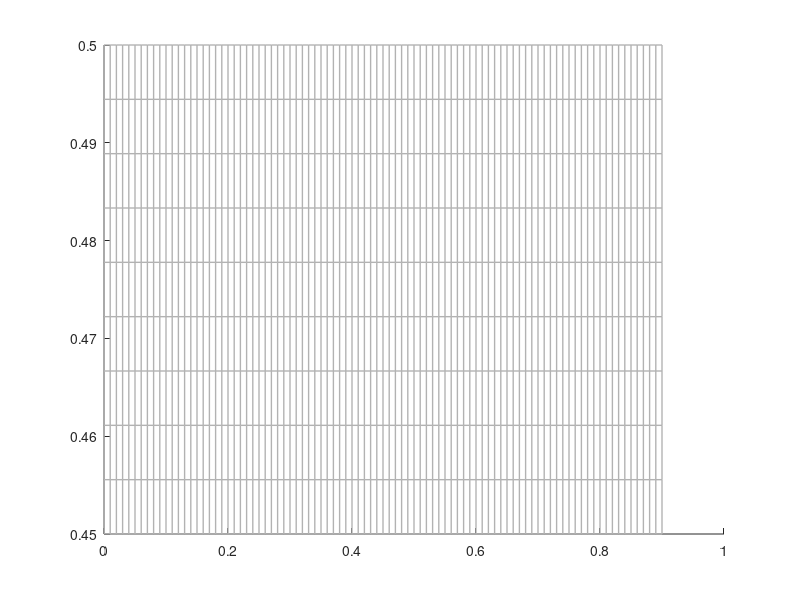

The MATLAB script that drew this image: (Note: this script raises an error after producing the figure.)
% Francois-Xavier Duclos 261050648
% 535 Project

%% ------- Step 0: Variable identification -------

gamma = 1.4;
k_gamma = (gamma / (gamma - 1));
R_constant = 287;

r_h = 0.45;              % Hub radius (minimum r value)
r_s = 0.5;               % Shroud radius (maximum r value)
C_x_inlet = 136;
rho_inlet = 1.5;
T_inlet_static = 25 + 273.15;
A_inlet = pi * (r_s^2 - r_h^2);                     
c_p = 1005;
alpha = 30;                         % Angle for rC_theta calculation in degrees
tan_alpha = tan(deg2rad(alpha));    % Convert angle to radians and calculate tangent

N = 6000 * (2*pi)/60; % [rad/s]

delta_rC_theta_hub = 82.3; % [m^2/s]
delta_rC_theta_shroud = 84.4; % [m^2/s]

%% ------- Step 1: Grid -------

blade_width = 0.1;      % Blade width (Specified for this system)

% Define the x and r range based on blade width
widths_before_rotor = 4;     % Ensure 4 blade widths before rotor
widths_after_rotor = 4;      % Ensure 4 blade widths before rotor

% Define size of the grid
x_min = 0;               
x_max = (widths_before_rotor + widths_after_rotor + 1) * blade_width;
num_points_rotor = 10;        % Number of grid points within blade
num_points_x = 1+num_points_rotor*(widths_before_rotor+widths_after_rotor+1); % Ensure LE, TE sit exactly on grid point

x_values = linspace(x_min, x_max, num_points_x);
dx = x_values(2) - x_values(1); % Spacing in the x direction
dr = dx; % Spacing in the r direction
num_points_r = blade_width/dr;


% Generate grid points in x and r directions
r_values = linspace(r_h, r_s, num_points_r);


% Create mesh grid for x and r coordinates
[X, R] = meshgrid(x_values, r_values);

% 2D plot to visualize grid
% %{
figure;
hold on;

plot(X, R, 'Color', [0.7, 0.7, 0.7], 'LineWidth', 1);    % Horizontal grid lines
plot(X', R', 'Color', [0.7, 0.7, 0.7], 'LineWidth', 1);  % Vertical grid lines

% Add vertical lines indicating rotor LE and TE
xline(widths_before_rotor*blade_width, 'r--', 'LineWidth', 2);
xline((widths_before_rotor+1)*blade_width, 'r--', 'LineWidth', 2);

% Set labels and title
xlabel('Width');
ylabel('Radius');
title('Grid for Finite Difference Calculation');

% Adjust grid and axis
grid on;
axis equal;
%}


%% ------- Step 2: Variables initiatization -------

% Variables Initialization
P_inlet_static = rho_inlet * R_constant * T_inlet_static;            % Inlet Static Pressure
m_dot = rho_inlet * C_x_inlet * A_inlet;                    % Mass flow rate
H0_inlet = c_p * T_inlet_static + (C_x_inlet^2) / 2;        % Total enthalpy at inlet

% Initialize Psi_values as a 2D array to store Psi(x, r) for each grid point
Psi_values = zeros(num_points_r, num_points_x);
% Nested loop to iterate through each (x, r) point and calculate Psi
for r = 1:num_points_r
    for x = 1:num_points_x
        Psi_values(r, x) = calculateInitPsi(R(r, x), r_h, r_s);
    end
end
clear r

% ------- Calculating Velocities -------
% Initialize matrices to store velocities
C_x = zeros(num_points_r, num_points_x);
C_r = zeros(num_points_r, num_points_x);
% rC_theta = zeros(num_points_r, num_points_x); Initialized later


% -----Calculate C_x and C_r -----
% Treat each corner and perimeter row/column separately...

% Hub, inlet. Modified as there are no points below, or left of, (1, 1)
C_x(1, 1) = m_dot / ((2 * pi * rho_inlet) .* R(1, 1)) * (Psi_values(2, 1) - Psi_values(1, 1)) / (dr);
C_r(1, 1) = -m_dot / (2 * pi * rho_inlet * R(1, 1)) * (Psi_values(1, 2) - Psi_values(1, 1)) / (dx);

% Hub, outlet. Modified as there are no points below, or right of (1, num_points_x)
C_x(1, num_points_x) = m_dot / (2 * pi * rho_inlet * R(1, num_points_x)) * (Psi_values(2, num_points_x) - Psi_values(1, num_points_x)) / (dr);
% Why is there a '+' here until end... Suspicious is something is missing?
C_r(1, num_points_x) = -m_dot / (2 * pi * rho_inlet * R(1, num_points_x)) * (Psi_values(1, num_points_x) - Psi_values(1, num_points_x - 1)) / (dx);

% Shroud, inlet. Modified as there are no points above, or left of, (num_points_r, 1)
C_x(num_points_r, 1) = m_dot / (2 * pi * rho_inlet * R(num_points_r, 1)) * (Psi_values(num_points_r, 1) - Psi_values(num_points_r - 1, 1)) / (dr);
C_r(num_points_r, 1) = -m_dot / (2 * pi * rho_inlet * R(num_points_r, 1)) * (Psi_values(num_points_r, 2) - Psi_values(num_points_r, 1)) / (dx);

% Shroud, outlet. Modified as there are no points above, or right of, (num_points_r, num_points_x)
C_x(num_points_r, num_points_x) = m_dot / (2 * pi * rho_inlet * R(num_points_r, num_points_x)) * (Psi_values(num_points_r, num_points_x) - Psi_values(num_points_r - 1, num_points_x)) / (dr); 
C_r(num_points_r, num_points_x) = -m_dot / (2 * pi * rho_inlet * R(num_points_r, num_points_x)) * (Psi_values(num_points_r, num_points_x) - Psi_values(num_points_r, num_points_x - 1)) / (dx);

% Hub. Modified as there are no points below the row
C_x(1, 2:num_points_x-1) = m_dot ./ (2 * pi * rho_inlet .* R(1, 2:num_points_x-1)) .* (Psi_values(2, 2:num_points_x-1) - Psi_values(1, 2:num_points_x-1)) ./ (dr);
C_r(1, 2:num_points_x-1) = -m_dot ./ (2 * pi * rho_inlet .* R(1, 2:num_points_x-1)) .* (Psi_values(1, 3:num_points_x) - Psi_values(1, 1:num_points_x-2)) ./ (2*dx); 

% Shroud. Modified as there are no points above the row
C_x(num_points_r, 2:num_points_x-1) = m_dot ./ (2 * pi * rho_inlet .* R(num_points_r, 2:num_points_x-1)) .* (Psi_values(num_points_r, 2:num_points_x-1) - Psi_values(num_points_r - 1, 2:num_points_x-1)) ./ (dr);
C_r(num_points_r, 2:num_points_x-1) = -m_dot ./ (2 * pi * rho_inlet .* R(num_points_r, 2:num_points_x-1)) .* (Psi_values(num_points_r, 3:num_points_x) - Psi_values(num_points_r, 1:num_points_x-2)) ./ (2*dx);

% Inlet. Modified as there are no points left of the column
C_x(2:num_points_r-1, 1) = m_dot ./ (2 * pi * rho_inlet .* R(2:num_points_r-1, 1)) .* (Psi_values(3:num_points_r, 1) - Psi_values(1:num_points_r-2, 1)) ./ (2 * dr);
C_r(2:num_points_r-1, 1) = -m_dot ./ (2 * pi * rho_inlet .* R(2:num_points_r-1, 1)) .* (Psi_values(2:num_points_r-1, 2) - Psi_values(2:num_points_r-1, 1)) ./ (dx);

% Outlet. Modified as there are no points right of the column
C_x(2:num_points_r-1, num_points_x) = m_dot ./ (2 * pi * rho_inlet .* R(2:num_points_r-1, num_points_x)) .* (Psi_values(3:num_points_r, num_points_x) - Psi_values(1:num_points_r - 2, num_points_x)) ./ (2*dr);
C_r(2:num_points_r-1, num_points_x) = -m_dot ./ (2 * pi * rho_inlet .* R(2:num_points_r-1, num_points_x)) .* (Psi_values(2:num_points_r-1, num_points_x) - Psi_values(2:num_points_r-1, num_points_x - 1)) ./ (dx);

% Everywhere else
C_x(2:num_points_r-1, 2:num_points_x-1) = m_dot ./ (2 * pi * rho_inlet .* R(2:num_points_r-1, 2:num_points_x-1)) .* (Psi_values(3:num_points_r, 2:num_points_x-1) - Psi_values(1:num_points_r-2, 2:num_points_x-1)) ./ (2 * dr);
C_r(2:num_points_r-1, 2:num_points_x-1) = -m_dot ./ (2 * pi * rho_inlet .* R(2:num_points_r-1, 2:num_points_x-1)) .* (Psi_values(2:num_points_r-1, 3:num_points_x) - Psi_values(2:num_points_r-1, 1:num_points_x-2)) ./ (2 * dx);


% Initialize C_m
C_m = sqrt(C_r.^2 + C_x.^2);

% Initialize rC_theta
rC_theta = R .* C_x_inlet * tan_alpha;

% ----- Initialize Loss Factor -----
% Define the x positions of the leading edge (LE) and trailing edge (TE)
n_cells_before_LE = widths_before_rotor*num_points_rotor;
x_LE = x_max/(num_points_x-1) * n_cells_before_LE;   % x position for LE
x_TE = x_LE + blade_width;                           % x position for TE

% Find the indices in x_values closest to x_LE and x_TE
[~, i_LE] = min(abs(x_values - x_LE));
[~, i_TE] = min(abs(x_values - x_TE));

% Initialize the loss factor matrix w as zeros
loss_global = zeros(num_points_r, num_points_x);

% Calculate the uniform loss factor for the blade section
loss_factor = 0.05 / (i_TE - i_LE);

% Apply the loss factor uniformly between i = LE + 1 and i = TE
loss_global(:, (i_LE + 1):i_TE) = loss_factor;

%% ------- Step 3: Start the rotor -------
 
% Define the parameters
M = num_points_r;  % Number of radial points from hub to shroud

% Calculate the prescribed swirl increase at the trailing edge for each radial station
delta_rC_theta_TE = zeros(M, 1);
for r = 1:M
    delta_rC_theta_TE(r) = delta_rC_theta_hub + (delta_rC_theta_shroud - delta_rC_theta_hub) * (r - 1) / (M - 1);
end
%% NEED TO CONFIRM ORDER IS CORRECT, WE WANT TO DISPLAY HUB at r=1, SHROUD at r = M

%% Apply increase in whirl and distribute evenly across blade width
for x = (i_LE + 1):i_TE  % Loop over axial points from L.E. to T.E.
    % Linearly interpolate in the x-direction between i_LE and i_TE
    rC_theta(1:M, x) = rC_theta(1:M, x - 1) + delta_rC_theta_TE .* ((x - i_LE) / (i_TE - i_LE));
end

% Initialize U as zeros across the entire grid
U = zeros(num_points_r, num_points_x);

% Assign non-zero values of U only within the blade region
U(1:num_points_r, i_LE:i_TE) = N .* R(1:num_points_r, i_LE:i_TE); 

% Initialize entropy to zero
S_1 = zeros(num_points_r, 1);

%% ------- Step 3.5a: Calculation Block: Initialization -------

% Define the radial positions and initialize parameters
M = num_points_r;
N = num_points_x;

% Initialize 2D matrices to store properties at each station (each column is a station)
T_o = zeros(M, N);         % Total temperature at each station
h_o = zeros(M, N);         % Total enthalpy at each station
T_o_rel = zeros(M, N);     % Relative total temperature at each station
h_o_rel = zeros(M, N);     % Relative total enthalpy at each station
P_o_rel = zeros(M, N);     % Relative total pressure at each station
P_o_rel_ideal = zeros(M, N); % ideal (isentropic total pressure at each station)
S = zeros(M, N);           % Entropy at each station
% C_theta_global = zeros(M, N); % Tangential velocity component at each station (already defined ? )
V_theta_global = zeros(M, N); % Relative tangential velocity component at each station
Beta_global = zeros(M, N);    % Flow angle at each station
V_global = zeros(M, N);       % Magnitude of velocity at each station

% New global matrices for static temperature and static pressure
T_static_global = zeros(M, N); % Static temperature at each station
P_static_global = zeros(M, N); % Static pressure at each station
rho_global = zeros(M, N);      % Density at each station

%% ------- Step 3.5b: Calculation Block: Calculations -------

% Calculate C_theta and other non-iterated quantities
C_theta = rC_theta ./ R; 

% These seem to sit nicer in the code here than below, but commenting out in case it breaks
V_theta_global(1:M, 1:N) = U(1:M, 1:N) - C_theta(1:M, 1:N);
Beta_global(1:M, 1:N) = atan(V_theta_global(1:M, 1:N) ./ C_m(1:M, 1:N));
V_global(1:M, 1:N) = sqrt(C_m(1:M, 1:N).^2 + V_theta_global(1:M, 1:N).^2);


%% Inlet Calculations, following in-class example
% Calculate T_o1 for each radial position j at entry
T_o1 = T_inlet_static + (C_x(1:M, 1).^2 + C_theta(1:M, 1).^2) / (2 * c_p);
h_o1 = c_p .* T_o1;

% Populate initial column of stagnation temperature and enthalpy
T_o(1:M, 1) = T_o1;
h_o(1:M, 1) = h_o1;

% Initialize T_o1_rel array to store relative total temperature for each radial position j
% % only valid over entire domain as U initialized as 0 outside rotor
T_o1_rel = T_o1 + (U(1:M, 1) .* (U(1:M, 1) - 2.*C_theta(1:M, 1).*U(1:M,1)) / (2 * c_p));
h_o1_rel = c_p .* T_o1_rel;

% populate initial column of relative temp and enthalpy
T_o_rel(:, 1) = T_o1_rel;
h_o_rel(:, 1) = h_o1_rel;

% Calculate P_o1_rel for each radial position j
P_o1_rel = P_inlet_static .* (T_o1_rel ./ T_o1).^k_gamma;

% populate initial column of relative pressure
P_o_rel(:, 1) = P_o1_rel;

P_o_rel_ideal(:, 1) = P_o1_rel; 

% initialize entropy at inlet to be zero
S(:, 1) = 0;  

% Initialize static temperature and pressure at inlet
T_static_global(:, 1) = T_inlet_static(:,1);  % Set initial static temperature to inlet static temperature
P_static_global(:, 1) = P_inlet_static;  % Set initial static pressure to inlet static pressure
rho_global(:, 1) = P_static_global(:, 1) ./ (R_constant .* T_static_global(:, 1));

% note that I = H0_rel - 0.5*U^2 is constant throughout (Conservation of Rothalpy)

%% Middle Chunk of Calculations
% Move from 1 -> N updating using common calc block
% note that I and velocities are already calculated

% relative quantities from Conservation of Rothalpy (assuming no c_r for first iteration)
h_o_rel(1:M, 2:N) = h_o1_rel + 0.5 * U(1:M, 2:N).^2;

h_o_rel(1:M, i_LE) = h_o1_rel; % LE setting h_o_rel to h_o

T_o_rel(1:M, 2:N) = h_o_rel(1:M, 2:N) ./ c_p;

% stagnation temperatures from velocities and T_o_rel
T_o(1:M, 2:N) = T_o_rel(1:M, 2:N) - (U(1:M, 2:N) .* (U(1:M, 2:N) - 2.*C_theta(1:M, 2:N)) ./ (2 * c_p));

% constant T_o after TE (no work)
T_o(1:M, (i_TE+1):N) = repmat(T_o(1:M, i_TE), 1, N - i_TE);

% constant T_o_rel = T_o after TE (no work, no U)
T_o(1:M, (i_TE+1):N) = repmat(T_o(1:M, i_TE), 1, N - i_TE);

% constant T_o_rel = T_o after TE (no work, no U)
T_o_rel(1:M, (i_TE+1):N) = T_o(1:M, (i_TE+1):N);

h_o(1:M, 2:N) = c_p .* T_o(1:M, 2:N);
h_o_rel(1:M, 2:N) = c_p .* T_o_rel(1:M, 2:N);

% static properties from stagnation and velocities
T_static_global(1:M, 2:N) = T_o(1:M, 2:N) - (V_global(1:M, 2:N).^2 ./ (2 * c_p));


% finding pressures
for x = 2:N
    % isentropic relative pressure
    P_o_rel_ideal(1:M, x) = P_o_rel_ideal(1:M, x-1) .* ((T_o_rel(1:M, x) ./ T_o_rel(1:M, x-1)).^k_gamma);
    % relative pressure using loss coeff
    P_o_rel(1:M, x) = P_o_rel_ideal(1:M, x) - loss_global(1:M, x) .* (P_o_rel(1:M, x-1) - P_static_global(1:M, x-1));

    % static pressure from relative and stagnation properties
    P_static_global(1:M, x) = P_o_rel(1:M, x) .* (T_o(1:M, x) ./ T_o_rel(1:M, x)).^(k_gamma);
end

% density throughout
rho_global(1:M, 2:N) = P_static_global(1:M, 2:N) ./ (R_constant .* T_static_global(1:M, 2:N));

% update entropy
for x = 2:N    
    S(1:M, x) = S(1:M, x - 1) + c_p .* log(h_o_rel(1:M, x) ./ h_o_rel(1:M, x - 1)) - R_constant * log(P_o_rel(1:M, x) ./ P_o_rel(1:M, x - 1));
end


%% Iteration Loop
stop_condition = 1;
conv = [];

min_iter = 50;
max_iter = 1000;
iteration = 1;

while (stop_condition && iteration < max_iter) || iteration <= min_iter
        
    % ------- Step 4: Calculate Vorticity -------
    % exclude hub, shroud, inlet = (2:M-1, 2:N)
    
    % Term 1: C_theta(i, j) / (R(i, j) * (rC(i, j+1) - rC(i, j-1))
    term1 = C_theta(2:M-1, 2:N) ./ R(2:M-1, 2:N) .* (rC_theta(3:M, 2:N) - rC_theta(1:M-2, 2:N));
    
    % Term 2: T(i, j) * (S(i, j+1) - S(i, j-1))
    term2 = T_static_global(2:M-1, 2:N) .* (S(3:M, 2:N) - S(1:M-2, 2:N));
    
    % Term 3: (H_o(i, j+1) - H_o(i, j-1))
    term3 = (h_o(3:M, 2:N) -  h_o(1:M-2, 2:N));
    
    % Denom: delta_r * m_dot * c_x / pi
    denom = (dr .* m_dot .* C_x(2:M-1, 2:N)) ./ pi;
    
    % Note: doesn't include inlet, hub, shroud
    omega = (term1 + term2 - term3) ./ denom;
    
    clear term1 term2 term3 denom
    
    % set entropy for iteration to zero
    S_old = S; % store last iteration for convergence
    Psi_old = Psi_values;
    S(:, :) = 0;
    
    % ------- Step 5: Update Psi -------
    
    %% -> currently assuming the average of adjacent cells ***** CHECK ******. This alignes with instructions
    
    % computing adjacent averages of rho*r
    rho_r_plus_x = (rho_global(2:M-1, 3:N).*R(2:M-1, 3:N) + rho_global(2:M-1, 2:N-1).* R(2:M-1, 2:N-1)) / 2; % average of rho*r at cell and at next cell in x
    rho_r_minus_x = (rho_global(2:M-1, 2:N-1).*R(2:M-1, 2:N-1) + rho_global(2:M-1, 1:N-2).* R(2:M-1, 1:N-2)) / 2; % average of rho*r at cell and at prior cell in x
    rho_r_plus_r = (rho_global(3:M, 2:N-1).*R(3:M, 2:N-1) + rho_global(2:M-1, 2:N-1).* R(2:M-1, 2:N-1)) / 2; % average of rho*r at cell and at next cell in r (towards shroud)
    rho_r_minus_r = (rho_global(2:M-1, 2:N-1).*R(2:M-1, 2:N-1) + rho_global(1:M-2, 2:N-1).* R(1:M-2, 2:N-1)) / 2; % average of rho*r at cell and at prior cell in r (towards hub)
    
    % coefficients
    A = (rho_r_plus_x.^(-1) + rho_r_minus_x.^(-1) + rho_r_plus_r.^(-1) + rho_r_minus_r.^(-1)).^(-1);
    
    B = (Psi_values(2:M-1, 3:N) ./ rho_r_plus_x) + (Psi_values(2:M-1, 1:N-2) ./ rho_r_minus_x) + (Psi_values(3:M, 2:N-1) ./ rho_r_plus_r) + (Psi_values(1:M-2, 2:N-1) ./ rho_r_minus_r);
    
    % update psi
    Psi_values(2:M-1, 2:N-1) = A .* (B + dx^2.*omega(:, 1:N-2));
    
    % update exit
    A_exit = (2 ./ (rho_r_minus_x(:, end)) + rho_r_plus_r(:, end).^(-1) + rho_r_minus_r(:, end).^(-1)).^(-1);
    B_exit = (2.*Psi_values(2:M-1, N-1) ./ rho_r_minus_x(:, end)) + (Psi_values(3:M, N) ./ rho_r_plus_r(:, end)) + (Psi_values(1:M-2, N) ./ rho_r_minus_r(:, end));
    
    Psi_values(2:M-1, N) = A_exit .* (B_exit + dx^2.*omega(:, N-1));
    % note that omega doesn't include leading edge, so N-1 = N (exit)
    
    
    % ------- Step 6: Calculate velocities -------
        % (inlet remains constant)
        % repeat of prior calcs
        
    % Hub, outlet. Modified as there are no points below, or right of, (1, num_points_x)
    C_x(1, num_points_x) = m_dot / (2 * pi * rho_global(1, num_points_x) * R(1, num_points_x)) * (Psi_values(2, num_points_x) - Psi_values(1, num_points_x)) / (dr);
    % Should the denominator be 0.5dr or dr?
    % Why is there a '+' here until end... Suspicious is something is missing?
    C_r(1, num_points_x) = -m_dot / (2 * pi * rho_global(1, num_points_x) * R(1, num_points_x)) * (Psi_values(1, num_points_x) - Psi_values(1, num_points_x - 1)) / (dx);
    
    % Shroud, outlet. Modified as there are no points above, or right of, (num_points_r, num_points_x)
    C_x(num_points_r, num_points_x) = m_dot / (2 * pi * rho_global(num_points_r, num_points_x) * R(num_points_r, num_points_x)) * (Psi_values(num_points_r, num_points_x) - Psi_values(num_points_r - 1, num_points_x)) / (dr);
    C_r(num_points_r, num_points_x) = -m_dot / (2 * pi * rho_global(num_points_r, num_points_x) * R(num_points_r, num_points_x)) * (Psi_values(num_points_r, num_points_x) - Psi_values(num_points_r, num_points_x - 1)) / (dx);
    
    % Hub. Modified as there are no points below the row
    C_x(1, 2:num_points_x-1) = m_dot ./ (2 * pi * rho_global(1, 2:num_points_x-1) .* R(1, 2:num_points_x-1)) .* (Psi_values(2, 2:num_points_x-1) - Psi_values(1, 2:num_points_x-1)) ./ (dr);
    C_r(1, 2:num_points_x-1) = -m_dot ./ (2 * pi * rho_global(1, 2:num_points_x-1) .* R(1, 2:num_points_x-1)) .* (Psi_values(1, 3:num_points_x) - Psi_values(1, 1:num_points_x-2)) ./ (2*dx); 
    
    % Shroud. Modified as there are no points above the row
    C_x(num_points_r, 2:num_points_x-1) = m_dot ./ (2 * pi * rho_global(num_points_r, 2:num_points_x-1) .* R(num_points_r, 2:num_points_x-1)) .* (Psi_values(num_points_r, 2:num_points_x-1) - Psi_values(num_points_r - 1, 2:num_points_x-1)) ./ (dr);
    C_r(num_points_r, 2:num_points_x-1) = -m_dot ./ (2 * pi * rho_global(num_points_r, 2:num_points_x-1) .* R(num_points_r, 2:num_points_x-1)) .* (Psi_values(num_points_r, 3:num_points_x) - Psi_values(num_points_r, 1:num_points_x-2)) ./ (2*dx);
    
    % Outlet. Modified as there are no points right of the column
    C_x(2:num_points_r-1, num_points_x) = m_dot ./ (2 * pi * rho_global(2:num_points_r-1, num_points_x) .* R(2:num_points_r-1, num_points_x)) .* (Psi_values(3:num_points_r, num_points_x) - Psi_values(1:num_points_r - 2, num_points_x)) ./ (2*dr);
    C_r(2:num_points_r-1, num_points_x) = -m_dot ./ (2 * pi * rho_global(2:num_points_r-1, num_points_x) .* R(2:num_points_r-1, num_points_x)) .* (Psi_values(2:num_points_r-1, num_points_x) - Psi_values(2:num_points_r-1, num_points_x - 1)) ./ (dx);
    
    % Everywhere else
    C_x(2:num_points_r-1, 2:num_points_x-1) = m_dot ./ (2 * pi * rho_global(2:num_points_r-1, 2:num_points_x-1) .* R(2:num_points_r-1, 2:num_points_x-1)) .* (Psi_values(3:num_points_r, 2:num_points_x-1) - Psi_values(1:num_points_r-2, 2:num_points_x-1)) ./ (2 * dr);
    C_r(2:num_points_r-1, 2:num_points_x-1) = -m_dot ./ (2 * pi * rho_global(2:num_points_r-1, 2:num_points_x-1) .* R(2:num_points_r-1, 2:num_points_x-1)) .* (Psi_values(2:num_points_r-1, 3:num_points_x) - Psi_values(2:num_points_r-1, 1:num_points_x-2)) ./ (2 * dx);

    % calculate C_m
    C_m = sqrt(C_r.^2 + C_x.^2);
    
    % ------- Step 7: Calculation Block: Calculations -------> Start at TE and trace backwards to LE
    % swirl remains the same, imposed by work distribution
    
    % interpolation factors % [(M - 2) x (N - 1)]
    % % easier as psi decreases from shroud -> hub
    % r = 0 at hub, r = M at shroud
    
    %% Interpolation - Tracing streamline backwards
    % streamlines at hub and shroud not calculated, as straight lines
    a_towards_shroud = (Psi_values(2:M-1, 2:N) - Psi_values(1:M-2, 1:N-1)) ./ (Psi_values(2:M-1, 1:N-1) - Psi_values(1:M-2, 1:N-1));
    shroud_side = ~(a_towards_shroud > 1);
    a_towards_shroud(~shroud_side) = 0; % removing invalid interpolations (streamline goes other direction)
    b_towards_shroud = 1 - a_towards_shroud;
    
    a_towards_hub = (Psi_values(2:M-1, 2:N) - Psi_values(2:M-1, 1:N-1)) ./ (Psi_values(3:M, 1:N-1) - Psi_values(2:M-1, 1:N-1));
    hub_side = ~(a_towards_hub < 0);
    a_towards_hub(~hub_side) = 1; % removing invalid interpolations (streamline goes other direction)
    b_towards_hub = 1 - a_towards_hub;
    
    
    %% Note: remember to swap stag / rel properties at LE and TE depending on the cells (slide 23)
    
    %% Note: There has got to be a cleaner way to do this -_-
    
    for x = 2:N % from inlet to exit (inlet already defined)
        for r = 2:M-1
    
            if x <= i_LE || x > i_TE % for values before LE or after TE, use stagnation enthalpy
                
                if shroud_side(r-1, x-1) % if streamline goes towards shroud
                    h_o_streamline = h_o(r, x-1).* a_towards_shroud(r-1, x-1) + h_o(r-1, x-1).* b_towards_shroud(r-1, x-1); % h_o at origin (i-1)
                      
                else % if streamline goes towards hub
                    h_o_streamline = h_o(r+1, x-1).* a_towards_hub(r-1, x-1) + h_o(r, x-1).* b_towards_hub(r-1, x-1); % h_o at origin (i-1)

                end

                U_streamline = 0;

                % trace forward to define enthalpy (i)
                h_o(r, x) = h_o_streamline; % - (0.5 * U_streamline^2) + (0.5 * U(r, x)^2); % defining same point, just from different cell depending on streamline

                % update relative enthalpy
                h_o_rel(r, x) = h_o(r, x) + U(r, x) * (U(r, x) - 2*C_theta(r, x)) / 2;
        
            else % for values inside blade, use relative enthalpy
    
                if shroud_side(r-1, x-1) % if streamline goes towards shroud
                    h_o_rel_streamline = h_o_rel(r, x-1).* a_towards_shroud(r-1, x-1) + h_o_rel(r-1, x-1).* b_towards_shroud(r-1, x-1); % h_o_rel at origin (i-1)
                    
                 % calculate other properties at streamline origin
                    U_streamline = U(r, x-1).* a_towards_shroud(r-1, x-1) + U(r-1, x-1).* b_towards_shroud(r-1, x-1); % U at origin (non-zero)
                  
                 
                else % if streamline goes towards hub
                    h_o_rel_streamline = h_o_rel(r+1, x-1).* a_towards_hub(r-1, x-1) + h_o_rel(r, x-1).* b_towards_hub(r-1, x-1); % h_o_rel at origin (i-1)
                    
                    % calculate other properties at streamline origin
                    U_streamline = U(r+1, x-1).* a_towards_hub(r-1, x-1) + U(r, x-1).* b_towards_hub(r-1, x-1); % U at origin (i-1) (non-zero)
    
                end
    
                % trace forward to define relative enthalpy (i)
                h_o_rel(r, x) = h_o_rel_streamline - (0.5 * U_streamline^2) + (0.5 * U(r, x)^2); % defining same point, just from different nodes depending on streamline
    
                % update stagnation enthalpy
                h_o(r, x) = h_o_rel(r, x) - U(r, x) * (U(r, x) - 2*C_theta(r, x)) / 2;
            end
        end
    end
    
    %% Common calculation block from h_o / h_o_rel & velocities
    
    % V_theta_global is constant (U & C_theta don't change)
    Beta_global(1:M, 2:N) = atan(V_theta_global(1:M, 2:N) ./ C_m(1:M, 2:N));
    V_global(1:M, 2:N) = sqrt(C_m(1:M, 2:N).^2 + V_theta_global(1:M, 2:N).^2);
    
    % stagnation (rel & abs) temperatures from h_o & h_o_rel
    T_o_rel(1:M, 2:N) = h_o_rel(1:M, 2:N) ./ c_p;
    T_o(1:M, 2:N) = h_o(1:M, 2:N) ./ c_p;
    
    % static properties from stagnation and velocities
    T_static_global(1:M, 2:N) = T_o(1:M, 2:N) - (V_global(1:M, 2:N).^2 ./ (2 * c_p));
    
    % sweeping through domain to update pressures
    for x = 2:N
        % isentropic relative pressure
        P_o_rel_ideal(1:M, x) = P_o_rel_ideal(1:M, x-1) .* ((h_o_rel(1:M, x) ./ h_o_rel(1:M, x-1)).^k_gamma);
    
        % relative pressure using loss coeff
        P_o_rel(1:M, x) = P_o_rel_ideal(1:M, x) - loss_global(1:M, x) .* (P_o_rel(1:M, x-1) - P_static_global(1:M, x-1));
    
        % static pressure from relative and stagnation properties
        P_static_global(1:M, x) = P_o_rel(1:M, x) .* (T_o(1:M, x) ./ T_o_rel(1:M, x)).^(k_gamma);
    end
    
    % density throughout
    rho_global(1:M, 2:N) = P_static_global(1:M, 2:N) ./ (R_constant .* T_static_global(1:M, 2:N));
    
    % update entropy
    for x = 2:N
        S(1:M, x) = S(1:M, x - 1) + c_p .* log(h_o_rel(1:M, x) ./ h_o_rel(1:M, x - 1)) - R_constant * log(P_o_rel(1:M, x) ./ P_o_rel(1:M, x - 1));
    end
    
    % update convergence parameters
    eps = norm(Psi_values - Psi_old);
    
    conv = [conv eps];

    stop_condition = eps > 1e-5;
    iteration = iteration + 1;


%% end of loop
end 

semilogy(conv)

%% Questions for Prof:
% 1. for the TE, do you set U = 0 when outside the blade and U =/= 0
% when inside? Currently the prior value (at the TE) will have a U value,
% and therefore the streamline has a U value, although h_o is assumed to be
% constant.
% 2. Confirm (rho*r)1/2 is the average of adjacent cells?


%{
[X, R] = meshgrid(x_values, r_values);  % Create grid of x and r values
% Surface plot
figure;% Contour plot
figure;
contourf(X, R, T, 20);  % Replace T with the desired output, 20 is the number of contour levels
xlabel('x (Axial Coordinate)');
ylabel('r (Radial Coordinate)');
title('Temperature Contour Plot');
colorbar;  % Add a color bar to indicate value scale
surf(X, R, V_global);  % Replace T with the desired output (temperature, pressure, etc.)
xlabel('x (Axial Coordinate)');
ylabel('r (Radial Coordinate)');
zlabel('Temperature');  % Replace with the variable you are plotting
title('Temperature Distribution');
shading interp;  % Smooth the color transition
colorbar;  % Add a color bar to indicate value scale
%}

%% ----- Plots -----

% Streamlines
figure;
contourf(X, R, Psi_values, 10);  % Replace T with the desired output, 20 is the number of contour levels
xlabel('x (Axial Coordinate)');
ylabel('r (Radial Coordinate)');
title('Streamline Functions');
x_lower = (0.5 + widths_before_rotor)*blade_width;
x_upper = x_lower + 2*blade_width;
xlim([x_lower x_upper]);
colorbar;  % Add a color bar to indicate value scale

% Stagnation enthalpy plot
figure;
contourf(X, R, h_o, 10);  % Replace T with the desired output, 20 is the number of contour levels
xlabel('x (Axial Coordinate)');
ylabel('r (Radial Coordinate)');
title('Stagnation Enthalpy');
x_lower = (0.5 + widths_before_rotor)*blade_width;
x_upper = x_lower + 2*blade_width;
%xlim([x_lower x_upper]);
colorbar;  % Add a color bar to indicate value scale

% Static pressure plot
figure;
contourf(X, R, P_static_global, 10);  % Replace T with the desired output, 20 is the number of contour levels
xlabel('x (Axial Coordinate)');
ylabel('r (Radial Coordinate)');
title('Static Pressure');
x_lower = (0.5 + widths_before_rotor)*blade_width;
x_upper = x_lower + 2*blade_width;
%xlim([x_lower x_upper]);
colorbar;  % Add a color bar to indicate value scale

% ------- Step X: Functions ---------

function Psi = calculateInitPsi(r, r_h, r_s)
    % This function calculates Psi based on the radial position r,
    % the hub radius r_h, and the shroud radius r_s.
    Psi = (r^2 - r_h^2) / (r_s^2 - r_h^2);

    % Ensure Psi is zero when r is exactly equal to r_h
    if r == r_h
        Psi = 0;
    end
end


